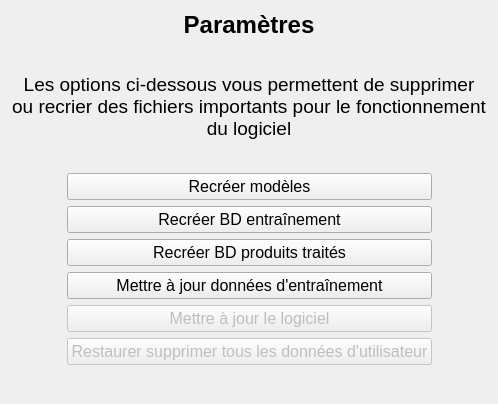
<?xml version="1.0" encoding="UTF-8"?>
<ui version="4.0">
 <class>Form</class>
 <widget class="QWidget" name="Form">
  <property name="geometry">
   <rect>
    <x>0</x>
    <y>0</y>
    <width>498</width>
    <height>404</height>
   </rect>
  </property>
  <property name="font">
   <font>
    <pointsize>12</pointsize>
   </font>
  </property>
  <property name="windowTitle">
   <string>Form</string>
  </property>
  <layout class="QVBoxLayout" name="verticalLayout_2">
   <item>
    <widget class="QLabel" name="label">
     <property name="text">
      <string>&lt;html&gt;&lt;head/&gt;&lt;body&gt;&lt;p align=&quot;center&quot;&gt;&lt;span style=&quot; font-size:18pt; font-weight:700;&quot;&gt;Paramètres&lt;/span&gt;&lt;/p&gt;&lt;/body&gt;&lt;/html&gt;</string>
     </property>
    </widget>
   </item>
   <item>
    <spacer name="verticalSpacer_3">
     <property name="orientation">
      <enum>Qt::Orientation::Vertical</enum>
     </property>
     <property name="sizeHint" stdset="0">
      <size>
       <width>20</width>
       <height>40</height>
      </size>
     </property>
    </spacer>
   </item>
   <item>
    <widget class="QLabel" name="label_2">
     <property name="lineWidth">
      <number>1</number>
     </property>
     <property name="midLineWidth">
      <number>0</number>
     </property>
     <property name="text">
      <string>&lt;html&gt;&lt;head/&gt;&lt;body&gt;&lt;p align=&quot;center&quot;&gt;&lt;span style=&quot; font-size:14pt;&quot;&gt;Les options ci-dessous vous permettent de supprimer ou recrier des fichiers importants pour le fonctionnement du logiciel&lt;/span&gt;&lt;/p&gt;&lt;/body&gt;&lt;/html&gt;</string>
     </property>
     <property name="wordWrap">
      <bool>true</bool>
     </property>
     <property name="indent">
      <number>-1</number>
     </property>
    </widget>
   </item>
   <item>
    <spacer name="verticalSpacer_2">
     <property name="orientation">
      <enum>Qt::Orientation::Vertical</enum>
     </property>
     <property name="sizeHint" stdset="0">
      <size>
       <width>20</width>
       <height>40</height>
      </size>
     </property>
    </spacer>
   </item>
   <item>
    <layout class="QHBoxLayout" name="horizontalLayout">
     <item>
      <spacer name="horizontalSpacer">
       <property name="orientation">
        <enum>Qt::Orientation::Horizontal</enum>
       </property>
       <property name="sizeHint" stdset="0">
        <size>
         <width>40</width>
         <height>20</height>
        </size>
       </property>
      </spacer>
     </item>
     <item>
      <layout class="QVBoxLayout" name="verticalLayout">
       <item>
        <widget class="QPushButton" name="b_Recreer_Modeles">
         <property name="text">
          <string>Recréer modèles</string>
         </property>
        </widget>
       </item>
       <item>
        <widget class="QPushButton" name="b_Recreer_BD_Entrainement">
         <property name="text">
          <string>Recréer BD entraînement</string>
         </property>
        </widget>
       </item>
       <item>
        <widget class="QPushButton" name="b_Recreer_BD_PT">
         <property name="text">
          <string>Recréer BD produits traités</string>
         </property>
        </widget>
       </item>
       <item>
        <widget class="QPushButton" name="b_MAJ_BD_Entrainement">
         <property name="text">
          <string>Mettre à jour données d'entraînement</string>
         </property>
        </widget>
       </item>
       <item>
        <widget class="QPushButton" name="b_MAJ_Logiciel">
         <property name="enabled">
          <bool>false</bool>
         </property>
         <property name="text">
          <string>Mettre à jour le logiciel</string>
         </property>
        </widget>
       </item>
       <item>
        <widget class="QPushButton" name="b_Supprimer_Donnees_Utilisateur">
         <property name="enabled">
          <bool>false</bool>
         </property>
         <property name="text">
          <string>Restaurer supprimer tous les données d'utilisateur</string>
         </property>
        </widget>
       </item>
      </layout>
     </item>
     <item>
      <spacer name="horizontalSpacer_2">
       <property name="orientation">
        <enum>Qt::Orientation::Horizontal</enum>
       </property>
       <property name="sizeHint" stdset="0">
        <size>
         <width>40</width>
         <height>20</height>
        </size>
       </property>
      </spacer>
     </item>
    </layout>
   </item>
   <item>
    <spacer name="verticalSpacer">
     <property name="orientation">
      <enum>Qt::Orientation::Vertical</enum>
     </property>
     <property name="sizeHint" stdset="0">
      <size>
       <width>20</width>
       <height>40</height>
      </size>
     </property>
    </spacer>
   </item>
  </layout>
 </widget>
 <resources/>
 <connections/>
</ui>
